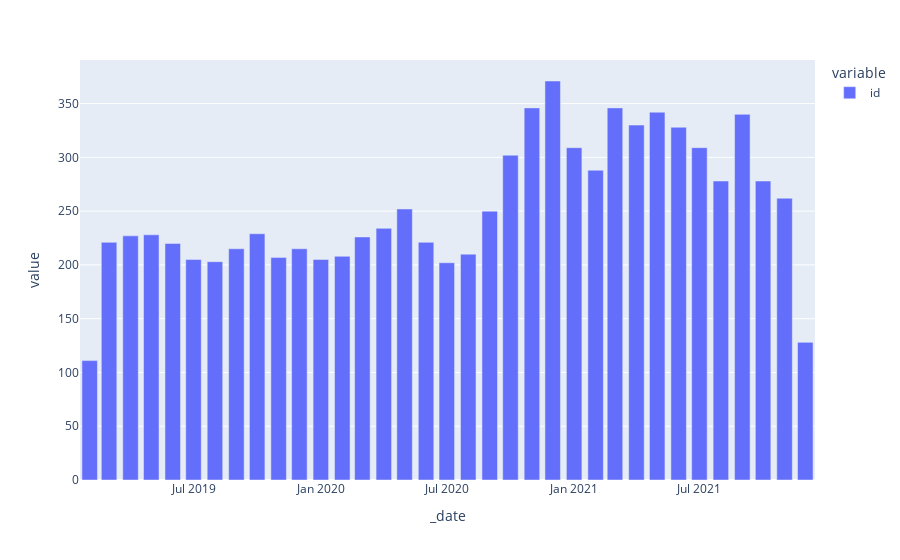

Notebook code cell kept with this figure:
### Markdown cell above
## Artikel per month

### Code cell
df_data = df.copy()

# Set date
df_data['_date'] = pd.to_datetime(df_data['date'].dt.date)
df_data['_date'] = df_data['_date'].apply(lambda x: "%s-%s" % (x.year, x.month))

df_data = df_data.groupby('_date').agg({'id': 'count'})

df_data.plot.bar()

### Figure 1 — Plotly figure (JSON) as saved in the notebook; plotly's stock layout.template omitted (floating-point values rounded to 4 significant figures)
{"data": [{"alignmentgroup": "True", "hovertemplate": "variable=id<br>_date=%{x}<br>value=%{y}<extra></extra>", "legendgroup": "id", "marker": {"color": "#636efa", "pattern": {"shape": ""}}, "name": "id", "offsetgroup": "id", "orientation": "v", "showlegend": true, "textposition": "auto", "type": "bar", "x": ["2019-10", "2019-11", "2019-12", "2019-2", "2019-3", "2019-4", "2019-5", "2019-6", "2019-7", "2019-8", "2019-9", "2020-1", "2020-10", "2020-11", "2020-12", "2020-2", "2020-3", "2020-4", "2020-5", "2020-6", "2020-7", "2020-8", "2020-9", "2021-1", "2021-10", "2021-11", "2021-12", "2021-2", "2021-3", "2021-4", "2021-5", "2021-6", "2021-7", "2021-8", "2021-9"], "xaxis": "x", "y": [229, 207, 215, 111, 221, 227, 228, 220, 205, 203, 215, 205, 302, 346, 371, 208, 226, 234, 252, 221, 202, 210, 250, 309, 278, 262, 128, 288, 346, 330, 342, 328, 309, 278, 340], "yaxis": "y"}], "layout": {"barmode": "relative", "legend": {"title": {"text": "variable"}, "tracegroupgap": 0}, "margin": {"t": 60}, "xaxis": {"anchor": "y", "domain": [0, 1], "title": {"text": "_date"}}, "yaxis": {"anchor": "x", "domain": [0, 1], "title": {"text": "value"}}}}
